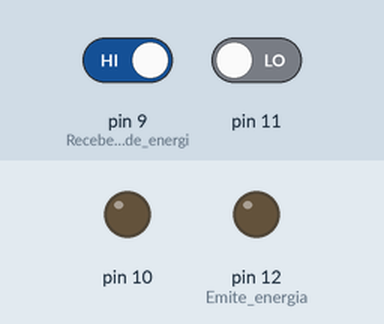
This sketch was run on a simulated Arduino Uno, built with avr-gcc and run on an emulated ATmega328P. Parts: output pins drawn as LEDs (lit = HIGH). Inputs (shaded band) come from the test bench; at power-on: pin 9 (Recebe_um_valor_de_energi) HIGH, pin 11 LOW.

Above: at 1.2 s.
1.3 s: pin 9 (Recebe_um_valor_de_energi) driven LOW
At 2.5 s:
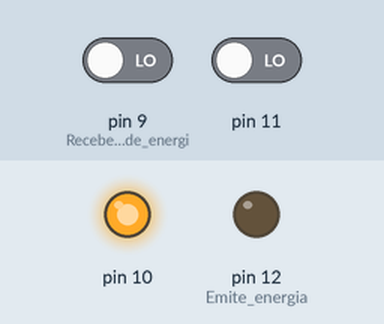
2.8 s: pin 11 driven HIGH
At 3.7 s:
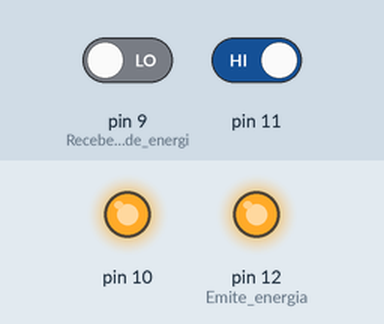
4.3 s: pin 9 (Recebe_um_valor_de_energi) driven HIGH
At 4.8 s:
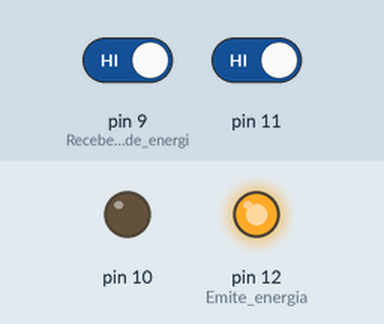
5.8 s: pin 11 driven LOW
At 7.2 s:
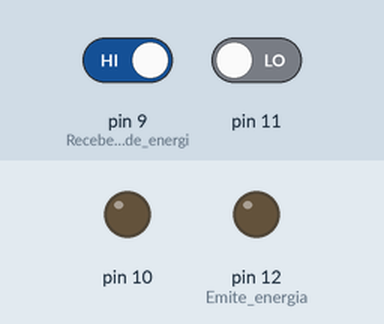
Timing chart, 0 to 8.3 s (numbered marks = the images above; inputs shaded):
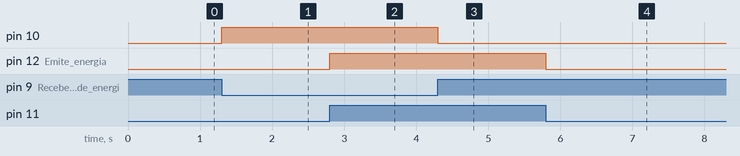

The sketch:

sketch_botao.ino
```cpp
void setup() {
    pinMode(9, INPUT);  //Recebe um valor de energia e converta a valor logico
    pinMode(11, INPUT);
    pinMode(10, OUTPUT);
    pinMode(12, OUTPUT);  //Emite energia
}

void loop() {
    //Se o pino 9 estiver com energia fluindo por apertar o botao
    //Ativa o pino 12 do LED
    if (digitalRead(9) == LOW) {
        digitalWrite(10, HIGH);
    } else {
        digitalWrite(10, LOW);
    }

    if (digitalRead(11) == HIGH) {
        digitalWrite(12, HIGH);
    }
    //Se nao estivermos apertando o botao a leitura dara LOW e
    //Apaga o LED ou o Mantem apagado
    else {
        digitalWrite(12, LOW);
    }
}
```

Measured:
- after the input at 1.3 s, pin 10: LOW → HIGH at once
- after the input at 2.8 s, pin 12 (Emite_energia): LOW → HIGH at once
- after the input at 4.3 s, pin 10: HIGH → LOW at once
- after the input at 5.8 s, pin 12 (Emite_energia): HIGH → LOW at once
